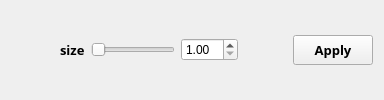
         <widget class="QWidget" name="tab_6">
          <attribute name="title">
           <string>8</string>
          </attribute>
          <layout class="QHBoxLayout" name="horizontalLayout_28">
           <item>
            <widget class="QWidget" name="widget_21" native="true">
             <layout class="QHBoxLayout" name="horizontalLayout_26">
              <item>
               <spacer name="horizontalSpacer_53">
                <property name="orientation">
                 <enum>Qt::Orientation::Horizontal</enum>
                </property>
                <property name="sizeHint" stdset="0">
                 <size>
                  <width>40</width>
                  <height>20</height>
                 </size>
                </property>
               </spacer>
              </item>
              <item>
               <widget class="QLabel" name="label_16">
                <property name="font">
                 <font>
                  <family>Tw Cen MT</family>
                  <pointsize>10</pointsize>
                  <bold>true</bold>
                 </font>
                </property>
                <property name="text">
                 <string>size</string>
                </property>
               </widget>
              </item>
              <item>
               <widget class="QSlider" name="median_size_slider">
                <property name="sizePolicy">
                 <sizepolicy hsizetype="Expanding" vsizetype="Fixed">
                  <horstretch>100</horstretch>
                  <verstretch>0</verstretch>
                 </sizepolicy>
                </property>
                <property name="accessibleName">
                 <string>median_slider</string>
                </property>
                <property name="minimum">
                 <number>1</number>
                </property>
                <property name="maximum">
                 <number>41</number>
                </property>
                <property name="singleStep">
                 <number>5</number>
                </property>
                <property name="orientation">
                 <enum>Qt::Orientation::Horizontal</enum>
                </property>
               </widget>
              </item>
              <item>
               <widget class="QDoubleSpinBox" name="median_size_spinbox">
                <property name="minimum">
                 <double>1.000000000000000</double>
                </property>
                <property name="maximum">
                 <double>41.000000000000000</double>
                </property>
                <property name="singleStep">
                 <double>2.000000000000000</double>
                </property>
               </widget>
              </item>
              <item>
               <spacer name="horizontalSpacer_54">
                <property name="orientation">
                 <enum>Qt::Orientation::Horizontal</enum>
                </property>
                <property name="sizeHint" stdset="0">
                 <size>
                  <width>40</width>
                  <height>20</height>
                 </size>
                </property>
               </spacer>
              </item>
             </layout>
            </widget>
           </item>
           <item>
            <widget class="QPushButton" name="median_apply_button">
             <property name="maximumSize">
              <size>
               <width>100</width>
               <height>30</height>
              </size>
             </property>
             <property name="font">
              <font>
               <family>Tw Cen MT</family>
               <pointsize>10</pointsize>
               <bold>true</bold>
              </font>
             </property>
             <property name="accessibleName">
              <string>tab_button</string>
             </property>
             <property name="text">
              <string>Apply</string>
             </property>
            </widget>
           </item>
          </layout>
         </widget>
